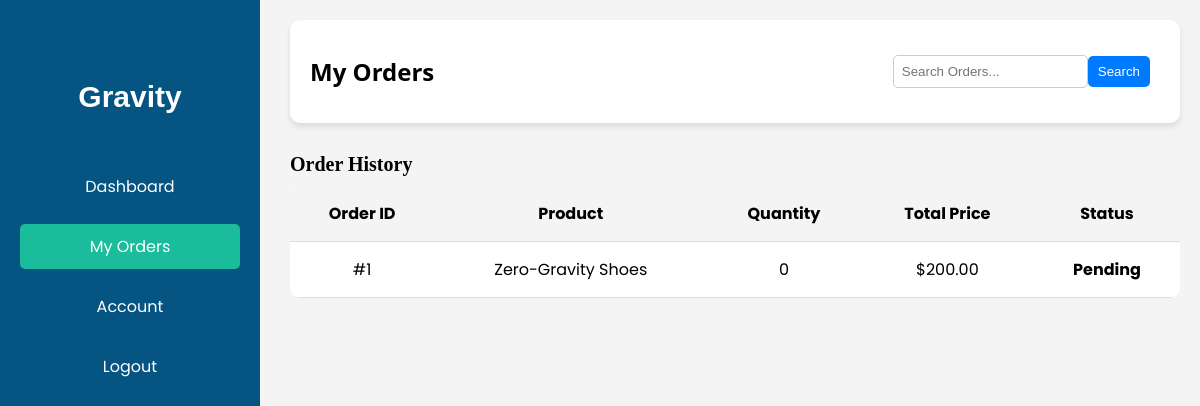
Page /orders.php (signed in) on the earlier database version.
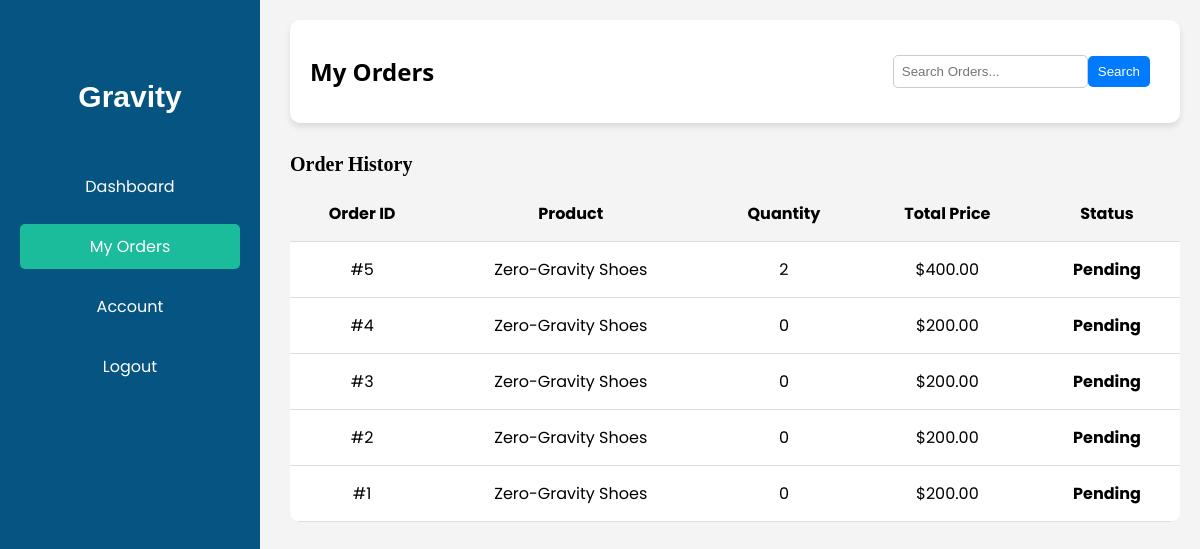
Same page on the later database version.
### tables this page shows
CREATE TABLE `orders` (
  `id` int(11) NOT NULL,
  `user_id` int(11) NOT NULL,
  `product_id` int(11) NOT NULL,
  `quantity` int(11) NOT NULL,
  `total_price` decimal(10,2) NOT NULL,
  `status` enum('Pending','Processing','Shipped','Delivered','Cancelled') NOT NULL DEFAULT 'Pending',
  `order_date` timestamp NOT NULL DEFAULT current_timestamp()
);

CREATE TABLE `products` (
  `id` int(11) NOT NULL,
  `name` varchar(255) NOT NULL,
  `price` decimal(10,2) NOT NULL,
  `image` varchar(255) NOT NULL,
  `supplier_id` int(11) DEFAULT NULL
);

### orders.php (the view, shortened to what this page needs)
<?php
include "db_connect.php";
$user_id = $_SESSION["user_id"];
$sql = "SELECT o.id, p.name AS product_name, o.quantity, o.total_price, o.status
        FROM orders o
        JOIN products p ON o.product_id = p.id
        WHERE o.user_id = ?
        ORDER BY o.id DESC";
$stmt = $conn->prepare($sql);
$stmt->bind_param("i", $user_id);
$stmt->execute();
$result = $stmt->get_result();
?>
<!DOCTYPE html>
<html lang="en">
<head>
    <link rel="stylesheet" href="orders.css">
</head>
<body>
    <div class="dashboard-container">
        <aside class="sidebar">
            <h2>Gravity</h2>
            <ul>
                <li><a href="user_dashboard.php">Dashboard</a></li>
                <li><a href="orders.php" class="active">My Orders</a></li>
                <li><a href="account.php">Account</a></li>
                <li><a href="logout.php">Logout</a></li>
            </ul>
        </aside>
        <main class="main-content">
            <header class="topbar">
                <h2>My Orders</h2>
                <input type="text" placeholder="Search Orders..." class="search-box">
                <button class="search-btn">Search</button>
            </header>
            <section class="orders">
                <h2 class="order-heading">Order History</h2>
                <table class="order-table">
                    <thead>
                        <tr>
                            <th>Order ID</th>
                            <th>Product</th>
                            <th>Quantity</th>
                            <th>Total Price</th>
                            <th>Status</th>
                        </tr>
                    </thead>
                    <tbody>
                        <?php while ($row = $result->fetch_assoc()): ?>
                            <tr>
                                <td>#<?php echo $row["id"]; ?></td>
                                <td><?php echo htmlspecialchars($row["product_name"]); ?></td>
                                <td><?php echo $row["quantity"]; ?></td>
                                <td>$<?php echo number_format($row["total_price"], 2); ?></td>
                                <td class="status <?php echo strtolower($row["status"]); ?>">
                                    <?php echo ucfirst($row["status"]); ?>
                                </td>
                            </tr>
                        <?php endwhile; ?>
                    </tbody>
                </table>
            </section>
        </main>
    </div>
</body>
</html>

### orders.css (style rules this page uses)
body { font-family: 'Poppins', sans-serif; margin: 0; padding: 0; background: #f4f4f4; }
.dashboard-container { display: flex; height: 90%; }
.sidebar { width: 220px; background: #055481; color: white; padding: 20px; position: fixed; height: 100%; }
.sidebar h2 { font-size: 30px; font-family: Verdana, Geneva, Tahoma, sans-serif; margin-top: 60px; margin-bottom: 50px; text-align: center; }
.sidebar ul { list-style: none; padding: 0; margin-top: 20px; }
.sidebar ul li { margin: 15px 0; }
.sidebar ul li a { color: white; text-decoration: none; display: block; padding: 10px; border-radius: 5px; transition: 0.3s; text-align: center; }
.sidebar ul li a:hover, .sidebar ul li a.active { background: #1abc9c; }
.main-content { margin-left: 270px; padding: 20px; flex-grow: 1; }
.topbar { display: flex; justify-content: space-between; align-items: center; background: white; padding: 15px 20px; border-radius: 10px; box-shadow: 0 4px 6px rgba(0, 0, 0, 0.1); }
.topbar h2 { font-family:'Segoe UI', Tahoma, Geneva, Verdana, sans-serif; }
.search-box { margin-left: auto; padding: 8px; border: 1px solid #ccc; border-radius: 5px; }
.search-btn { padding: 8px 10px; background: #007bff; color: white; border: none; border-radius: 5px; cursor: pointer; margin-right: 10px; }
.orders { margin-top: 20px; }
.order-heading { font-family: 'Franklin Gothic Medium'; margin-top: 30px; font-size: 20px; margin-bottom: 10px; }
.order-table { width: 100%; border-collapse: collapse; background: white; border-radius: 10px; overflow: hidden; }
.order-table th, .order-table td { padding: 15px; text-align: center; border-bottom: 1px solid #ddd; }
.order-table th { background: #f4f4f4; font-weight: bold; }
.status { font-weight: bold; padding: 5px 10px; border-radius: 5px; }

Differences in the rows shown:
added orders: id "5", product.name "Zero-Gravity Shoes", quantity "2", total_price "400.00", status "Pending"
added orders: id "4", product.name "Zero-Gravity Shoes", quantity "0", total_price "200.00", status "Pending"
added orders: id "3", product.name "Zero-Gravity Shoes", quantity "0", total_price "200.00", status "Pending"
added orders: id "2", product.name "Zero-Gravity Shoes", quantity "0", total_price "200.00", status "Pending"
